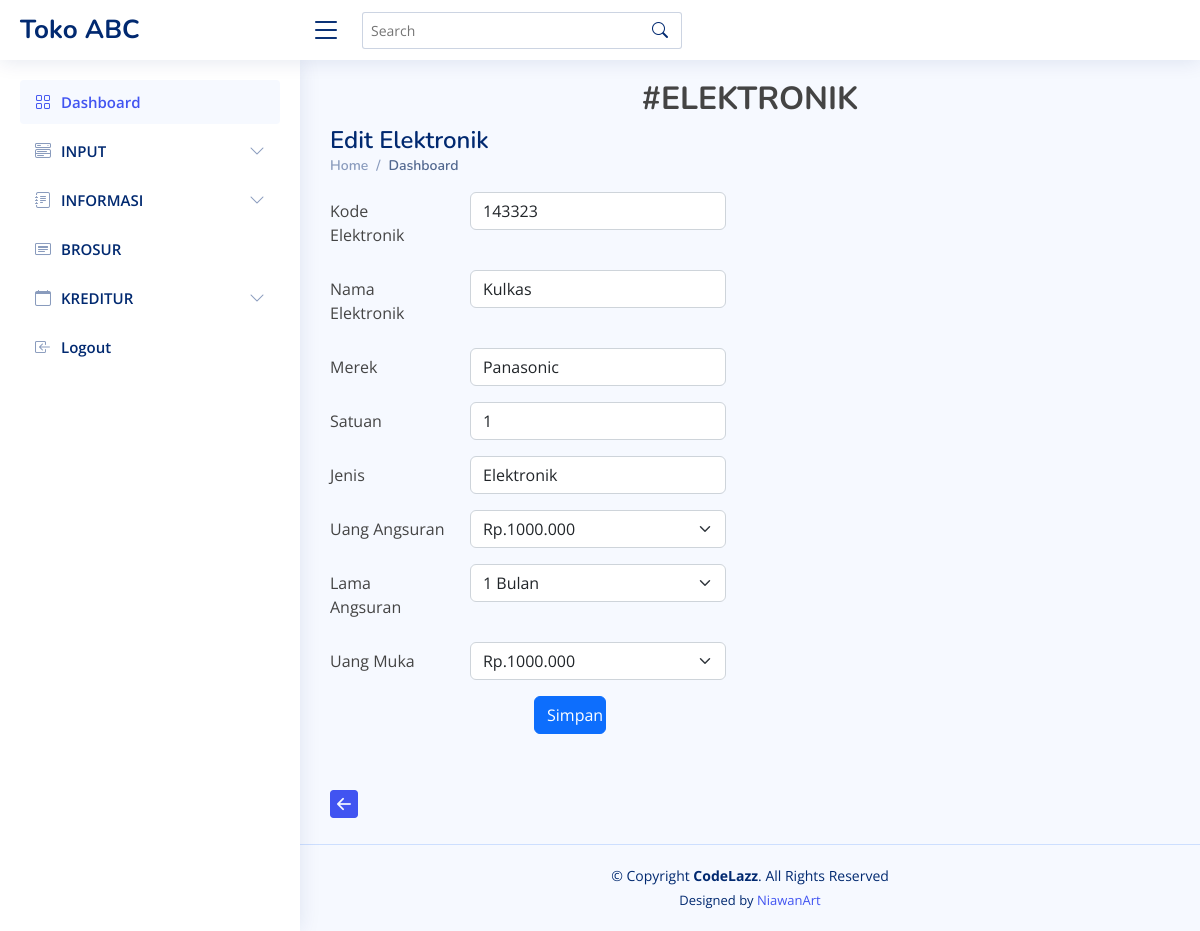
The app's page /index.php/elektronik/edit/143323 with its own data.
### tables this page shows
CREATE TABLE `tb_elektronik` (
  `KE` int(4) NOT NULL,
  `KL` int(2) NOT NULL,
  `KA` int(2) NOT NULL,
  `KUA` int(2) NOT NULL,
  `NE` varchar(18) NOT NULL,
  `MEREK` varchar(18) NOT NULL,
  `SATUAN` varchar(12) NOT NULL,
  `JENIS` varchar(15) NOT NULL
);

### application/controllers/Elektronik.php (called while the page is built, shortened)
<?php
class elektronik extends CI_Controller
{
    function __construct()
    {
        $this->load->model('model_elektronik');
        $this->load->model('model_lama_angsuran');
        $this->load->model('model_uang_angsuran');
        $this->load->model('model_uang_muka');
    }
    function edit()
    {
        if (isset($_POST['submit'])) {
            $key = $this->input->post('id');
            $data = array(
                'KE' => $this->input->post('KE'),
                'NE' => $this->input->post('NE'),
                'MEREK' => $this->input->post('MEREK'),
                'SATUAN' => $this->input->post('SATUAN'),
                'JENIS' => $this->input->post('JENIS'),
                'KUA' => $this->input->post('KUA'),
                'KA' => $this->input->post('KA'),
                'KL' => $this->input->post('KL')
            );
            $this->db->where('KE', $key);
            $this->db->update('tb_elektronik', $data);
            redirect('elektronik');
        } else {
            $data['rec_elektronik'] = $this->model_elektronik->getDataElektronik();
            $data['rec_uang_angsuran'] = $this->model_uang_angsuran->tampilkan_data();
            $data['rec_lama_angsuran'] = $this->model_lama_angsuran->tampilkan_data();
            $data['rec_uang_muka'] = $this->model_uang_muka->tampilkan_data();
            $id = $this->uri->segment(3);
            $data['rec_elektronik'] = $this->model_elektronik->getOneElektronik($id)->row_array();
            $this->load->view('elektronik/form_edit', $data);
        }
    }
}

### index.php (called while the page is built, shortened)
<?php
require_once BASEPATH.'core/CodeIgniter.php';

### application/models/Model_elektronik.php (called while the page is built, shortened)
<?php
class model_elektronik extends CI_Model
{
    function getOneElektronik($id)
    {
        $query = "SELECT * FROM tb_elektronik as te, tb_uang_angsuran as tua, tb_lama_angsuran as tla, tb_uang_muka as tum
        WHERE te.KL = tla.KL AND
            te.KA = tua.KA AND
            te.KUA = tum.KUA
             AND te.KE ='" . $id . "'";
        return $this->db->query($query);
    }
}

### application/models/Model_uang_angsuran.php (called while the page is built, shortened)
<?php
class model_uang_angsuran extends CI_Model{
function tampilkan_data(){
    return $this->db->get('tb_uang_angsuran');
}
}

### application/models/Model_lama_angsuran.php (called while the page is built, shortened)
<?php
class model_lama_angsuran extends CI_Model{
function tampilkan_data(){
    return $this->db->get('tb_lama_angsuran');
}
}

### application/models/Model_uang_muka.php (called while the page is built, shortened)
<?php
class model_uang_muka extends CI_Model{
function tampilkan_data(){
    return $this->db->get('tb_uang_muka');
}
}

### application/views/elektronik/form_edit.php (the view, shortened to what this page needs)
<!DOCTYPE html>
<html lang="en">
<head>
    <link href="<?= base_url() ?>assets/vendor/bootstrap/css/bootstrap.min.css" rel="stylesheet">
    <link href="<?= base_url() ?>assets/vendor/bootstrap-icons/bootstrap-icons.css" rel="stylesheet">
    <link href="<?= base_url() ?>assets/vendor/boxicons/css/boxicons.min.css" rel="stylesheet">
    <link href="<?= base_url() ?>assets/vendor/quill/quill.snow.css" rel="stylesheet">
    <link href="<?= base_url() ?>assets/vendor/quill/quill.bubble.css" rel="stylesheet">
    <link href="<?= base_url() ?>assets/vendor/remixicon/remixicon.css" rel="stylesheet">
    <link href="<?= base_url() ?>assets/vendor/simple-datatables/style.css" rel="stylesheet">
    <link href="<?= base_url() ?>assets/css/style.css" rel="stylesheet">
</head>
<body>
    <header id="header" class="header fixed-top d-flex align-items-center">
        <div class="d-flex align-items-center justify-content-between">
            <a href="index.html" class="logo d-flex align-items-center">
                <span class="d-none d-lg-block">Toko ABC</span>
            </a>
            <i class="bi bi-list toggle-sidebar-btn"></i>
        </div>
        <div class="search-bar">
            <form class="search-form d-flex align-items-center" method="POST" action="#">
                <input type="text" name="query" placeholder="Search" title="Enter search keyword">
                <button type="submit" title="Search"><i class="bi bi-search"></i></button>
            </form>
        </div>
    </header>
    <aside id="sidebar" class="sidebar">
        <ul class="sidebar-nav" id="sidebar-nav">
            <li class="nav-item">
                <a class="nav-link " href="<?= base_url() ?>">
                    <i class="bi bi-grid"></i>
                    <span>Dashboard</span>
                </a>
            </li>
            <li class="nav-item">
                <a class="nav-link collapsed" data-bs-target="#components-nav" data-bs-toggle="collapse" href="#">
                    <i class="bi bi-menu-button-wide"></i><span>INPUT</span><i class="bi bi-chevron-down ms-auto"></i>
                </a>
            </li>
            <li class="nav-item">
            <li class="nav-item">
        <a class="nav-link collapsed" data-bs-target="#forms-nav" data-bs-toggle="collapse" href="#">
          <i class="bi bi-journal-text"></i><span>INFORMASI</span><i class="bi bi-chevron-down ms-auto"></i>
        </a>
      </li>
            <li class="nav-item">
                <a class="nav-link collapsed" href="<?php echo site_url('elektronik/brosur') ?>">
                    <i class="bi bi-card-heading"></i>
                    <span>BROSUR</span>
                </a>
            </li>
            <li class="nav-item">
        <a class="nav-link collapsed" data-bs-target="#icons-nav" data-bs-toggle="collapse" href="#">
          <i class="bi bi-calendar"></i><span>KREDITUR</span><i class="bi bi-chevron-down ms-auto"></i>
        </a>
            <li class="nav-item">
                <a class="nav-link collapsed" href="<?php echo site_url('auth/logout') ?>">
                    <i class="bi bi-box-arrow-in-left"></i>
                    <span>Logout</span>
                </a>
            </li>
    </aside>
    <main id="main" class="main">
        <div class="pagetitle">
            <h2 class="text-center fw-bold">#ELEKTRONIK</h2>
            <h1>Edit Elektronik</h1>
            <nav>
                <ol class="breadcrumb">
                    <li class="breadcrumb-item"><a href="<?php echo base_url() ?>">Home</a></li>
                    <li class="breadcrumb-item active">Dashboard</li>
                </ol>
            </nav>
        </div>
        <section class="section dashboard">
            <div class="row">
                <form>
                    <?php
                    echo form_open('elektronik/edit');
                    ?>
                    <div class="row mb-3">
                        <label for="inputText" class="col-sm-2 col-form-label">Kode Elektronik</label>
                        <div class="col-sm-4">
                            <input type="text" name="KE" class="form-control" value="<?php echo $rec_elektronik['KE'] ?>">
                        </div>
                    </div>
                    <div class="row mb-3">
                        <label for="inputText" class="col-sm-2 col-form-label">Nama Elektronik</label>
                        <div class="col-sm-4">
                            <input type="text" name="NE" class="form-control" value="<?php echo $rec_elektronik['NE'] ?>">
                        </div>
                    </div>
                    <div class="row mb-3">
                        <label for="inputText" class="col-sm-2 col-form-label">Merek</label>
                        <div class="col-sm-4">
                            <input type="text" name="MEREK" class="form-control" value="<?php echo $rec_elektronik['MEREK'] ?>">
                        </div>
                    </div>
                    <div class="row mb-3">
                        <label for="inputText" class="col-sm-2 col-form-label">Satuan</label>
                        <div class="col-sm-4">
                            <input type="text" class="form-control" name="SATUAN" placeholder="Satuan" value="<?php echo $rec_elektronik['SATUAN'] ?>  ">
                        </div>
                    </div>
                    <div class="row mb-3">
                        <label for="inputText" class="col-sm-2 col-form-label">Jenis</label>
                        <div class="col-sm-4">
                            <input type="text" name="JENIS" class="form-control" value="<?php echo $rec_elektronik['JENIS'] ?>">
                        </div>
                    </div>
                    <div class="row mb-3">
                        <label class="col-sm-2 col-form-label">Uang Angsuran</label>
                        <div class="col-sm-4">
                            <select class="form-select" aria-label="Default select example" name="KA">
                                <?php
                                foreach ($rec_uang_angsuran->result() as $rp) {
                                    echo "<option value='$rp->KA'>$rp->UA</option>";
                                } ?>
                            </select>
                        </div>
                    </div>
                    <div class="row mb-3">
                        <label class="col-sm-2 col-form-label">Lama Angsuran</label>
                        <div class="col-sm-4">
                            <select class="form-select" aria-label="Default select example" name="KL">
                                <?php
                                foreach ($rec_lama_angsuran->result() as $rp) {
                                    echo "<option value='$rp->KL'>$rp->LAMA</option>";
                                } ?>
                            </select>
                        </div>
                    </div>
                    <div class="row mb-3">
                        <label class="col-sm-2 col-form-label">Uang Muka</label>
                        <div class="col-sm-4">
                            <select class="form-select" aria-label="Default select example" name="KUA">
                                <?php
                                foreach ($rec_uang_muka->result() as $rp) {
                                    echo "<option value='$rp->KUA'>$rp->UM</option>";
                                } ?>
                            </select>
                        </div>
                    </div>
                    <button type="submit" class="col-1 offset-3 btn btn-primary" name="submit">Simpan</button>
                </form>
                <div class="row mt-5">
                    <?php echo anchor('elektronik', '<i class="array(btn btn-primary bi bi-arrow-left-square-fill fs-3"></i>') ?>
                </div>
            </div>
        </section>
    </main>
    <footer id="footer" class="footer">
        <div class="copyright">
            &copy; Copyright <strong><span>CodeLazz</span></strong>. All Rights Reserved
        </div>
        <div class="credits">
            Designed by <a href="https://github.com/niawanart">NiawanArt</a>
        </div>
    </footer>
</body>
</html>

### assets/css/style.css (style rules this page uses)
:root { scroll-behavior: smooth; }
body { font-family: "Open Sans", sans-serif; background: #f6f9ff; color: #444444; }
a { color: #4154f1; text-decoration: none; }
h1, h2, h3, h4, h5, h6 { font-family: "Nunito", sans-serif; }
#main { margin-top: 60px; padding: 20px 30px; transition: all 0.3s; }
.pagetitle { margin-bottom: 10px; }
.pagetitle h1 { font-size: 24px; margin-bottom: 0; font-weight: 600; color: #012970; }
.breadcrumb { font-size: 14px; font-family: "Nunito", sans-serif; color: #899bbd; font-weight: 600; }
.breadcrumb a { color: #899bbd; transition: 0.3s; }
.breadcrumb .breadcrumb-item::before { color: #899bbd; }
.breadcrumb .active { color: #51678f; font-weight: 600; }
.logo { line-height: 1; }
@media (min-width: 1200px) { .logo { width: 280px; } }
.logo span { font-size: 26px; font-weight: 700; color: #012970; font-family: "Nunito", sans-serif; }
.header { transition: all 0.5s; z-index: 997; height: 60px; box-shadow: 0px 2px 20px rgba(1, 41, 112, 0.1); background-color: #fff; padding-left: 20px; }
.header .toggle-sidebar-btn { font-size: 32px; padding-left: 10px; cursor: pointer; color: #012970; }
.header .search-bar { min-width: 360px; padding: 0 20px; }
.header .search-form { width: 100%; }
.header .search-form input { border: 0; font-size: 14px; color: #012970; border: 1px solid rgba(1, 41, 112, 0.2); padding: 7px 38px 7px 8px; border-radius: 3px; transition: 0.3s; width: 100%; }
.header .search-form button { border: 0; padding: 0; margin-left: -30px; background: none; }
.header .search-form button i { color: #012970; }
.sidebar { position: fixed; top: 60px; left: 0; bottom: 0; width: 300px; z-index: 996; transition: all 0.3s; padding: 20px; overflow-y: auto; scrollbar-width: thin; scrollbar-color: #aab7cf transparent; box-shadow: 0px 0px 20px rgba(1, 41, 112, 0.1); background-color: #fff; }
@media (min-width: 1200px) { #main, #footer { margin-left: 300px; } }
.sidebar-nav { padding: 0; margin: 0; list-style: none; }
.sidebar-nav li { padding: 0; margin: 0; list-style: none; }
.sidebar-nav .nav-item { margin-bottom: 5px; }
.sidebar-nav .nav-link { display: flex; align-items: center; font-size: 15px; font-weight: 600; color: #4154f1; transition: 0.3; background: #f6f9ff; padding: 10px 15px; border-radius: 4px; }
.sidebar-nav .nav-link i { font-size: 16px; margin-right: 10px; color: #4154f1; }
.sidebar-nav .nav-link.collapsed { color: #012970; background: #fff; }
.sidebar-nav .nav-link.collapsed i { color: #899bbd; }
.sidebar-nav .nav-link .bi-chevron-down { margin-right: 0; transition: transform 0.2s ease-in-out; }
.footer { padding: 20px 0; font-size: 14px; transition: all 0.3s; border-top: 1px solid #cddfff; }
.footer .copyright { text-align: center; color: #012970; }
.footer .credits { padding-top: 5px; text-align: center; font-size: 13px; color: #012970; }

### records on screen
tb_elektronik: KE "143323", NE "Kulkas", MEREK "Panasonic", SATUAN "1", JENIS "Elektronik"

### other values on screen
form field KA "Rp.1000.000"
form field KL "1 Bulan"
form field KUA "Rp.1000.000"
